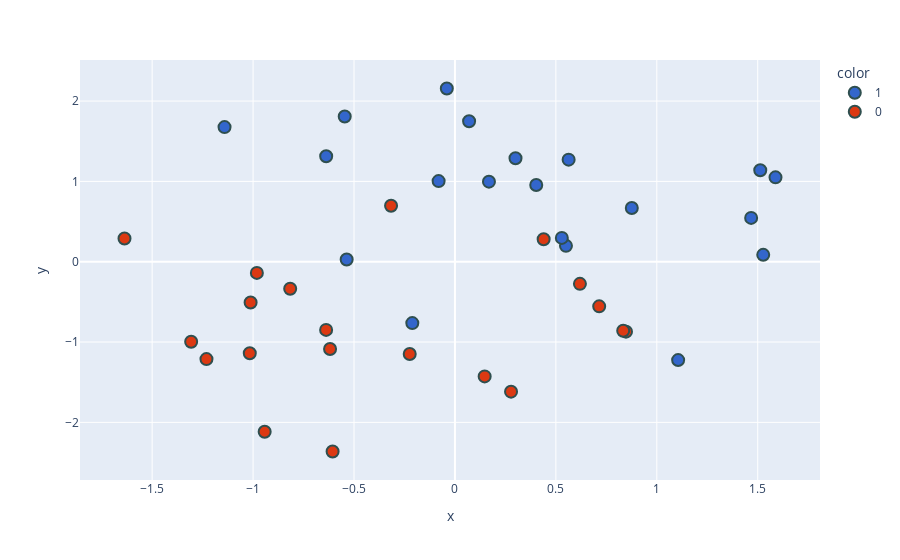

Notebook cell for this chart:
### Code cell
new_df['target'] = new_df['target'].astype('str')
fig = px.scatter(x=new_df['PC1'],
                 y=new_df['PC2'],
                 color=new_df['target'],
                 color_discrete_sequence=px.colors.qualitative.G10
                )

fig.update_traces(marker=dict(size=12,
                              line=dict(width=2,
                                        color='DarkSlateGrey')),
                  selector=dict(mode='markers'))
fig.show()

### Figure 1 — Plotly figure (JSON) as saved in the notebook; plotly's stock layout.template omitted (floating-point values rounded to 4 significant figures)
{"data": [{"hovertemplate": "color=1<br>x=%{x}<br>y=%{y}<extra></extra>", "legendgroup": "1", "marker": {"color": "#3366CC", "line": {"color": "DarkSlateGrey", "width": 2}, "size": 12, "symbol": "circle"}, "mode": "markers", "name": "1", "orientation": "v", "showlegend": true, "type": "scatter", "x": [-0.546, -0.5364, -0.08085, 0.3001, -0.6379, -1.141, 1.513, -0.04029, 1.588, 1.467, 1.527, -0.2112, 0.5632, 0.5501, 0.5295, 0.07013, 1.106, 0.1685, 0.4027, 0.8761], "xaxis": "x", "y": [1.808, 0.02841, 1.004, 1.288, 1.313, 1.676, 1.138, 2.156, 1.05, 0.5454, 0.08576, -0.7643, 1.271, 0.1974, 0.2966, 1.748, -1.225, 0.9965, 0.9542, 0.6682], "yaxis": "y"}, {"hovertemplate": "color=0<br>x=%{x}<br>y=%{y}<extra></extra>", "legendgroup": "0", "marker": {"color": "#DC3912", "line": {"color": "DarkSlateGrey", "width": 2}, "size": 12, "symbol": "circle"}, "mode": "markers", "name": "0", "orientation": "v", "showlegend": true, "type": "scatter", "x": [-1.231, -0.224, -0.9813, 0.1472, 0.4394, 0.8474, -0.3165, -1.016, 0.8336, -0.6061, -1.637, -0.6186, -0.8162, -1.012, -0.6382, -1.307, 0.7146, -0.9426, 0.2779, 0.6192], "xaxis": "x", "y": [-1.212, -1.15, -0.1391, -1.428, 0.28, -0.8707, 0.6973, -1.14, -0.8588, -2.363, 0.2891, -1.086, -0.3372, -0.5075, -0.8487, -0.9956, -0.5555, -2.117, -1.618, -0.2758], "yaxis": "y"}], "layout": {"legend": {"title": {"text": "color"}, "tracegroupgap": 0}, "margin": {"t": 60}, "xaxis": {"anchor": "y", "domain": [0, 1], "title": {"text": "x"}}, "yaxis": {"anchor": "x", "domain": [0, 1], "title": {"text": "y"}}}}
